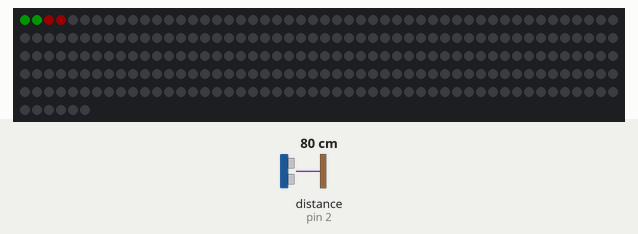
A program run on a simulated Arduino Uno, built with avr-gcc and run on an emulated ATmega328P. Shown: 256 RGB LEDs in strip order, left to right, continuing on the next row. Wiring (inferred from the names in the program): range finder with pulse-width output: data pin 2. The test bench sets the inputs (shaded band); at power-on: distance to the obstacle (sensor on pin 2) 80 cm. Dim RGB values are drawn brighter than linear.

Above: at 0.1 s.
At 2.14 s:
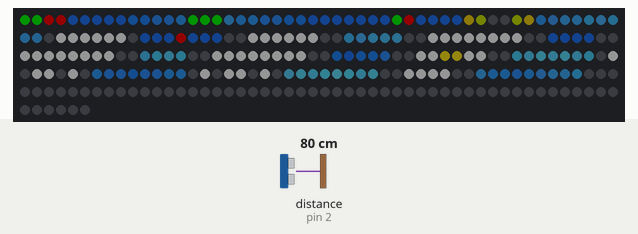
At 2.7 s:
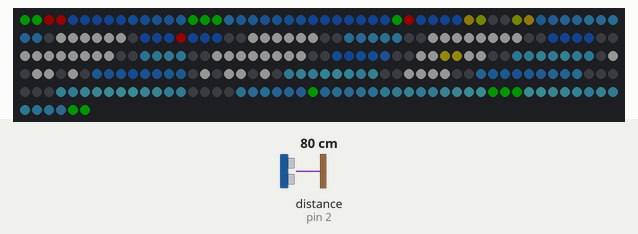

The program:

main.cpp
```cpp
// (licence header left out)
#include <Arduino.h>
#include <Adafruit_NeoPixel.h>
#include <sprites.h> // We'll store the vector stripes in a separate file

#define LEDS_NUMBER 256
#define LEDS_PIN 4   // Digital pin for the leds data input
#define BUTTON_PIN 2 // Digital pin to control the pushbutton
#define TOTAL_SPRITES 1

Adafruit_NeoPixel strip = Adafruit_NeoPixel(LEDS_NUMBER, LEDS_PIN, NEO_GRB + NEO_KHZ800);

byte selectedSprite = 0;

void displaySprite(const uint8_t pixelsArray[256][3])
{

  for (uint8_t i = 0; i < 256; i++)
  {
    strip.setPixelColor(i, pgm_read_byte(&pixelsArray[i][0]), pgm_read_byte(&pixelsArray[i][1]), pgm_read_byte(&pixelsArray[i][2]));
    strip.show();
  }
}

void changeSprite()
{

  if (digitalRead(BUTTON_PIN) == HIGH)
  {
    selectedSprite++;
  }

  if (selectedSprite > TOTAL_SPRITES)
  {
    selectedSprite = 1;
  }

  switch (selectedSprite)
  {

  case 1:
    displaySprite(penguin);
    break;
  // case 2:
  //   displaySprite(another sprite);
  //   break;
  // ...
  default:
    displaySprite(penguin);
    break;
  }
}

void setup()
{
  strip.begin();
  strip.setBrightness(20);
  strip.show();

  pinMode(BUTTON_PIN, INPUT_PULLUP);
  attachInterrupt(digitalPinToInterrupt(BUTTON_PIN), changeSprite, CHANGE); // Link the changeColor function to pressing the pushbutton
  changeSprite();
}

void loop()
{
}
```

Source omitted: sprites.h (data table, 4899 bytes)
